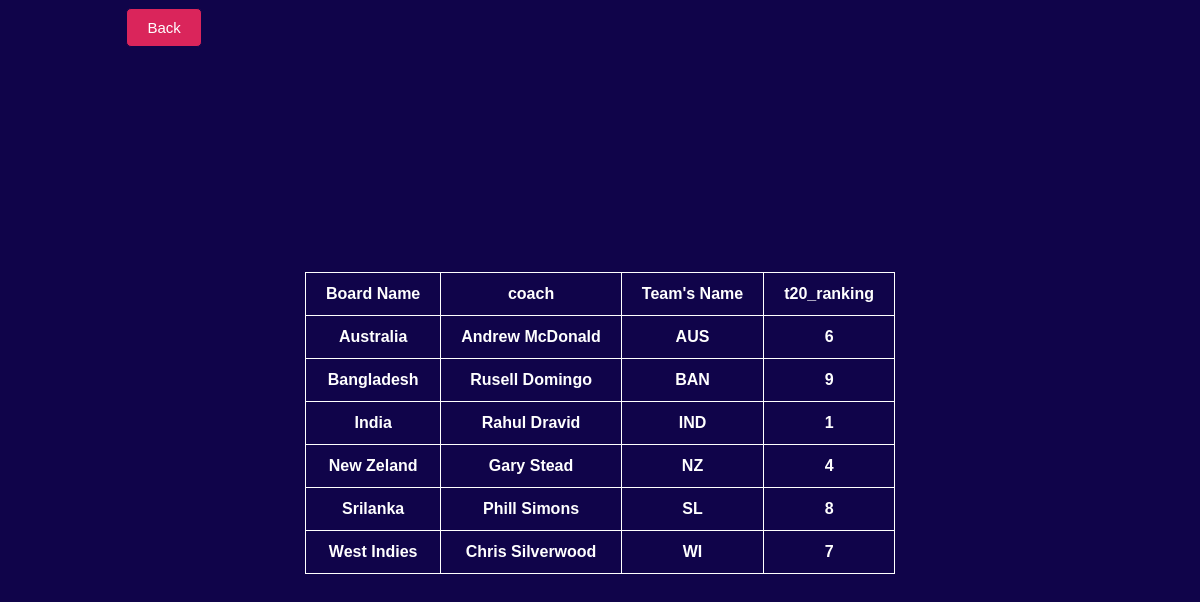
/cricket_boards.php, run on the app's committed database.
### tables this page shows
CREATE TABLE `cricket_teams` (
  `team_name` varchar(20) NOT NULL,
  `coach` varchar(20) NOT NULL,
  `team` varchar(10) NOT NULL,
  `t20_rank` decimal(4,0) NOT NULL
);

### cricket_boards.php (the view, shortened to what this page needs)
<!DOCTYPE html>
<html>
<head>
</head>
<body>
	<div class="container">
	<button style="background-color: " class= 'back-btn'><a href="admin1st.html" style="color:">Back</a></button>
	 <div style="margin-top:225px; style : center" >
	<table>
		<tr>
			<th>Board Name</th>
			<th>coach</th>
			<th>Team's Name</th>
			<th>t20_ranking</th>
		</tr>
		<?php
		$con=mysqli_connect("localhost","root","","cricket");
		$query="select * from cricket_teams";
		$result=mysqli_query($con,$query);
		if(mysqli_num_rows($result)>0)
		{
			while ($row=mysqli_fetch_assoc($result)) {
			echo "<tr><th>".$row["team_name"]."</th>"."<th>".
			$row["coach"]."</th><th>".
			$row["team"]."</th><th>".
			$row["t20_rank"]."</th></tr>";
			}
		}
		?>
	</table>
	</div>
</body>
</html>

### cricket_boards.php (style rules this page uses)
table { border: 1px solid black; }
tr { border: 1px solid black; }
th { border: 1px solid black; }
body { background: #10044A; color: #fff; }
table { margin: 8px; margin: auto; border-collapse:collapse; margin-top: 100px; }
th { font-family: Arial, Helvetica, sans-serif; font-size: 16px; background:#10044A; color: #FFF; padding: 12px 20px; border: 1px solid #fff; }
.back-btn { background:#DA255B; font-size: 15px; padding:10px 20px; border:1px solid #10044A; border-radius: 5px; color: #fff; }
.back-btn a { text-decoration: none; color: #fff }
.container { width: 80%; margin: auto; }

### data on the page
cricket_teams: team_name "Australia", coach "Andrew McDonald", team "AUS", t20_rank "6"
cricket_teams: team_name "Bangladesh", coach "Rusell Domingo", team "BAN", t20_rank "9"
cricket_teams: team_name "India", coach "Rahul Dravid", team "IND", t20_rank "1"
cricket_teams: team_name "New Zeland", coach "Gary Stead", team "NZ", t20_rank "4"
cricket_teams: team_name "Srilanka", coach "Phill Simons", team "SL", t20_rank "8"
cricket_teams: team_name "West Indies", coach "Chris Silverwood", team "WI", t20_rank "7"
